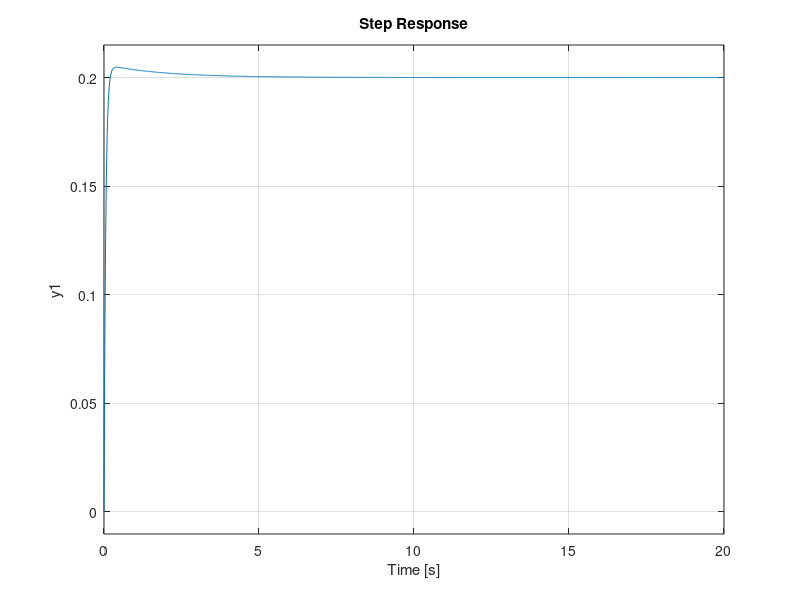

Source code (MATLAB): (Note: this script raises an error after producing the figure.)
m = 0.027; % Mass of the ball
R = 0.002; % Radius of the ball
g = -9.8;  % Gravitational acceleration
L = 0.3;   % Length of the base
d = 0.05;  % Diameter of the servo gear
J = 2/3*m*R^2;   % Moment of inertia of the ball

s = tf('s');
% open loop transfer function of the plant
Pop_ball = -(m*g*d*R^2)/(L*(J + m*R^2)*s^2);
% clearly it will show that open loop is unstable for step input
step(Pop_ball);
% Now let's use P, PID controller with a feedback, ofcourse to stabilise  it!
Kp = 1;
C = pid(Kp);
% Plant with close loop and unity feedback
Pcl = feedback(C*Pop_ball,1);
% Let's plot this with a step input
% Now Input will be the position where you want to stop the ball on the
% beam

step(0.25*Pcl)
axis([0 90 0 0.5]) % ([Xmin Xmax Ymin Ymax])
% You will see a Plot which is critically stable
% Let's further modify it using PD/PID
Kp = 9.8; % for these values overshoot % = 3.6
Kd = 19; % Setlling time = 2.41 s """VOILLAAAA!!!"""
Ki = 0;  % Increase it and you will find the parameters increasing
C = pid(Kp,Ki,Kd);
Pcl = feedback(C*Pop_ball,1);
t = 0:0.01:5;
step(0.20*Pcl)
stepinfo(0.2*Pcl)
% You will see tha Mx overshoot is greater than 5 percentage
% And Settling time is greater than 3 seconds
% Tuning is required
% Change Kp and Kd, we started from their alues 10,10 respectively